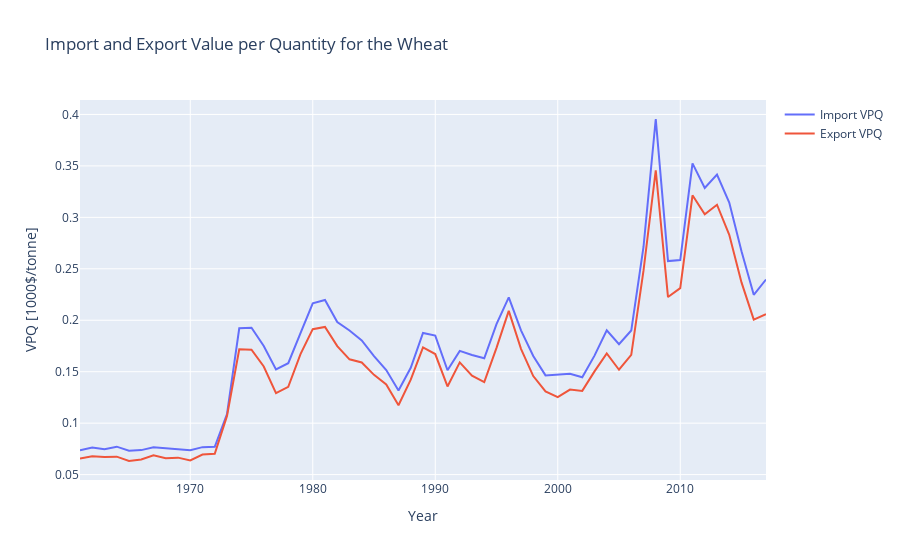

The code cell stored with this chart in its notebook:
### Code cell
fig = go.Figure()
fig.add_trace(go.Scatter(
    x=df_wheat_trades_vpq.year,
    y=df_wheat_trades_vpq.import_vpq,
    mode='lines',
    showlegend=True,
    name="Import VPQ",
    ))
fig.add_trace(go.Scatter(
    x=df_wheat_trades_vpq.year,
    y=df_wheat_trades_vpq.export_vpq,
    mode='lines',
    showlegend=True,
    name="Export VPQ",
    ))
# Set x-axis title
fig.update_layout(
    title="Import and Export Value per Quantity for the Wheat",
    xaxis_title="Year",
    yaxis_title="VPQ [1000$/tonne]")
fig.show()
